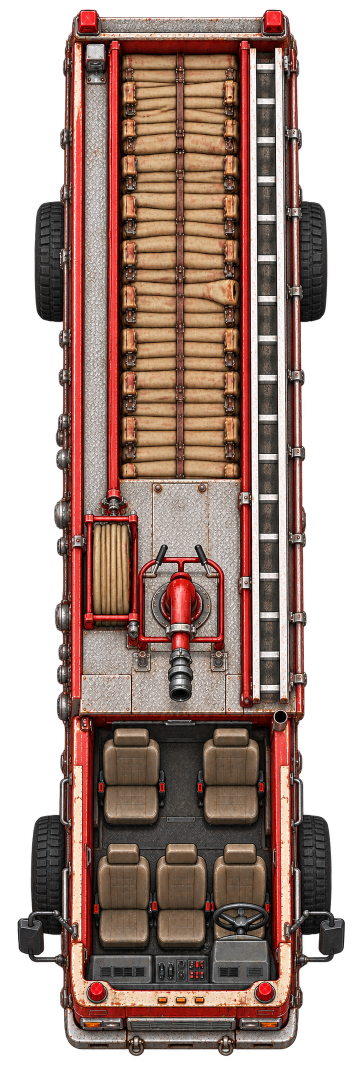
#> input picture dev/art/m4/woz-strazacki/roof-off-v2.png, 724 x 2172 px (shown at 1/2 size)
$ python compose-v1.py
#> lines starting #> are read from the running program, lines starting #| are printed output that depends on the picture
### dev/art/m4/woz-strazacki/frame.py
"""Fit generated alpha into the catalog frame and restore the planned body width.

Only cropping and resampling; no painting or alpha extraction. Both variants
share this transform. The edited roof is registered to the calibrated cutaway.
"""
from pathlib import Path
from PIL import Image

HERE = Path(__file__).resolve().parent
SIZE = (600,1650)
DEST = (10,55,590,1595)
Y_MAP = [(55,55),(690,750),(915,975),(1595,1595)]

def bounds(image):
    return image.getchannel("A").point(lambda v:255 if v > 8 else 0).getbbox()

def fit(source, target):
#> called with target = (10, 55, 590, 1595)
    image = Image.open(source).convert("RGBA")
#> image is the input picture: PIL image 724x2172 RGBA; mean R, G, B, A 88.1, 64.8, 56.5, 168.6
    crop = bounds(image)
#> crop = (35, 18, 690, 2113)
    fitted = image.crop(crop).resize((target[2]-target[0],target[3]-target[1]),Image.Resampling.LANCZOS)
    result = Image.new("RGBA",SIZE)
#> result: PIL image 600x1650 RGBA; every value is 0
    result.paste(fitted,target[:2])
    print({"source":source.name,"crop":crop,"target":target})
#| {'source': 'roof-off-v2.png', 'crop': (35, 18, 690, 2113), 'target': (10, 55, 590, 1595)}
    return result

def frame(source):
    fitted = fit(source,DEST)
    result = fitted.copy()
    for (a,x),(b,y) in zip(Y_MAP,Y_MAP[1:]):
        band = fitted.crop((0,a,SIZE[0],b)).resize((SIZE[0],y-x),Image.Resampling.LANCZOS)
        result.paste(band,(0,x))
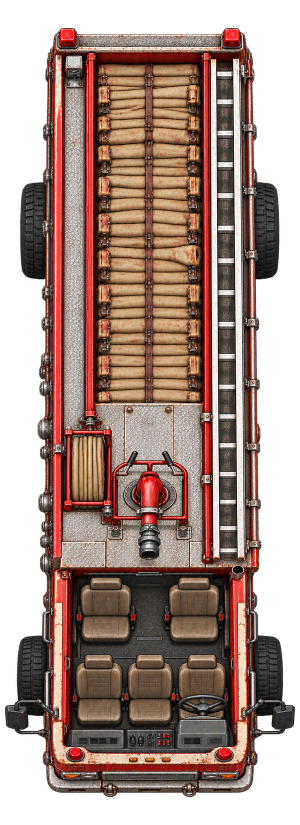
#> result: PIL image 600x1650 RGBA (shown at 1/2 size); mean R, G, B, A 91, 66.9, 58.1, 174.1; transparent parts drawn white
    return result

def register_edit(source, reference):
    return fit(source,bounds(reference))
#> call 2 of fit, with target = (10, 55, 590, 1595)
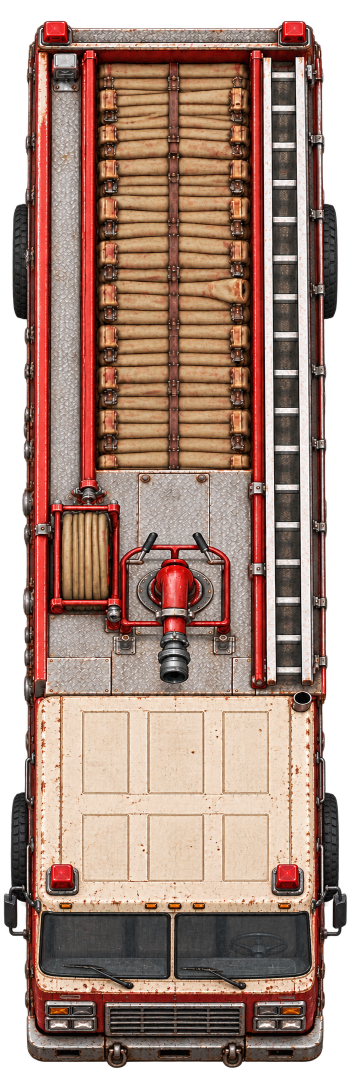
#> input picture dev/art/m4/woz-strazacki/roof-on-v1.png, 724 x 2172 px (shown at 1/2 size)
#> in fit, image is the input picture: PIL image 724x2172 RGBA; mean R, G, B, A 123.2, 95, 83.1, 202.8
#> in fit (call 2), `crop = bounds(image)`: crop = (7, 41, 694, 2138)
#| {'source': 'roof-on-v1.png', 'crop': (7, 41, 694, 2138), 'target': (10, 55, 590, 1595)}
#> call 3 of fit, with target = (10, 55, 590, 1595)
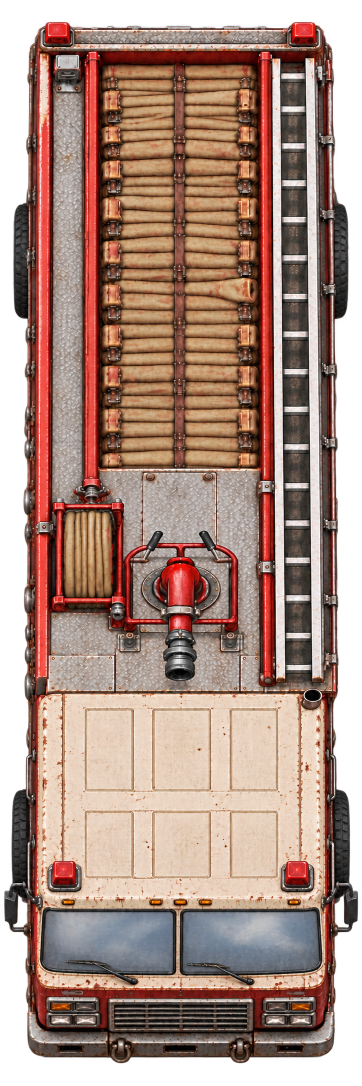
#> input picture dev/art/m4/woz-strazacki/roof-on-glass-v2.png, 724 x 2172 px (shown at 1/2 size)
#> in fit, image is the input picture: PIL image 724x2172 RGBA; mean R, G, B, A 128.9, 100, 88.1, 208.9
#> in fit (call 3), `crop = bounds(image)`: crop = (8, 43, 717, 2127)
#> in fit (call 3), `fitted = image.crop(crop).resize((target[2]-target[0],target[3]-target..`:
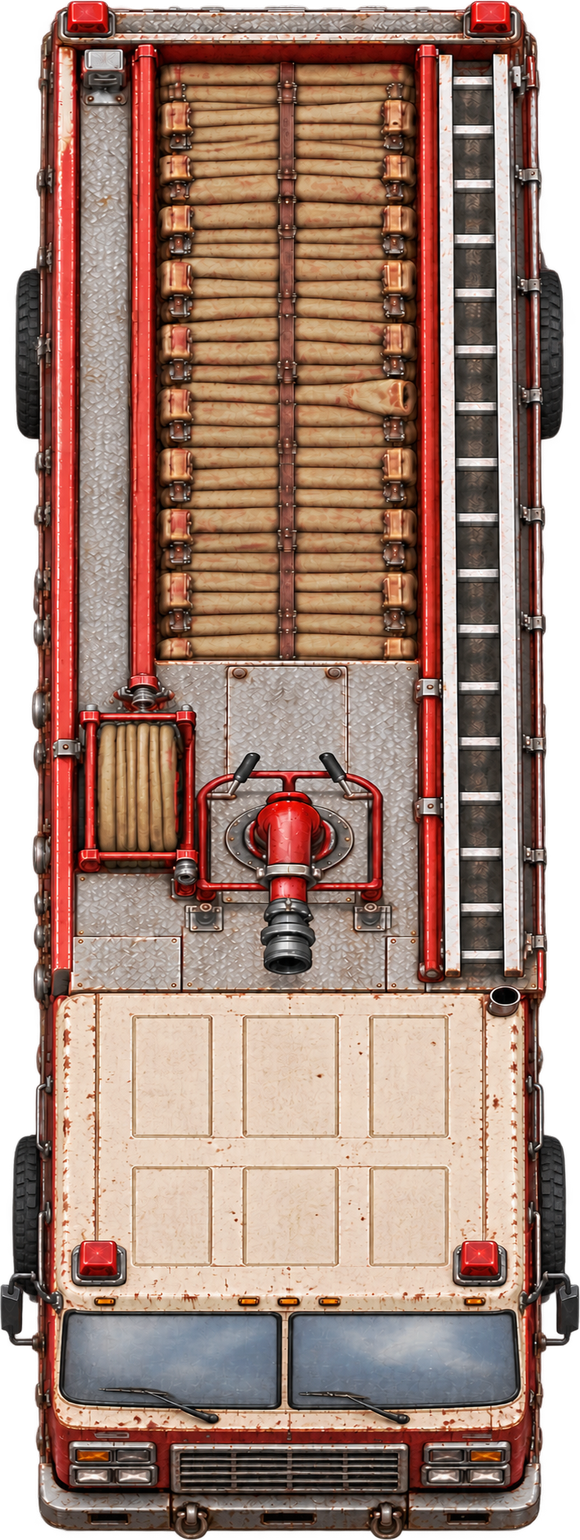
#> fitted: PIL image 580x1540 RGBA; mean R, G, B, A 136.6, 106, 93.5, 222.3; transparent parts drawn white
#| {'source': 'roof-on-glass-v2.png', 'crop': (8, 43, 717, 2127), 'target': (10, 55, 590, 1595)}

# [2 lines that do not run on import are left out]

### dev/art/m4/woz-strazacki/compose-v1.py
"""Composite only the cab roof over a canonical cutaway; share all other pixels."""
import sys
from PIL import Image, ImageDraw

sys.dont_write_bytecode = True
from frame import HERE, frame, register_edit

CAB = (60,1207,544,1684)
FEATHER = 6

def compose():
    opened = frame(HERE / "roof-off-v2.png")
    roof = register_edit(HERE / "roof-on-v1.png",opened)
    glass = register_edit(HERE / "roof-on-glass-v2.png",opened)
    # Keep the original roof; use the revised opaque glass only in its panes.
    roof.paste(glass.crop((65,1500,535,1615)),(65,1500))
    # Register the generated cab to the canonical cutaway's rear wall and nose.
    # This also excludes the generated front elevation from the roof overlay.
    cab = roof.crop((60,1148,544,1638)).resize((484,477),Image.Resampling.LANCZOS)
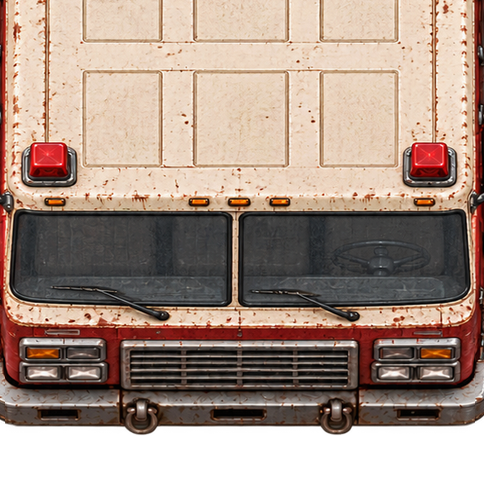
#> cab: PIL image 484x477 RGBA; mean R, G, B, A 138.6, 117.2, 104.9, 226.2; transparent parts drawn white
    roof.paste(cab,(60,1207))
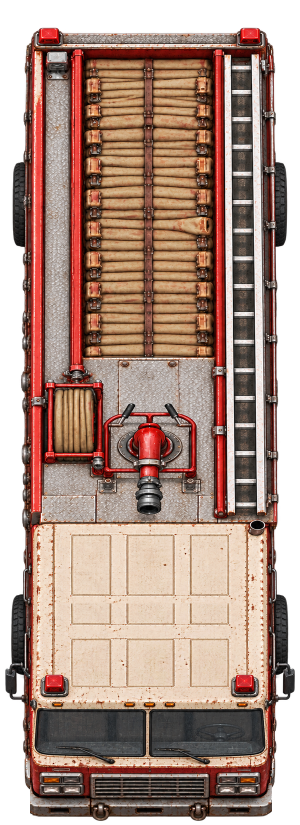
#> roof: PIL image 600x1650 RGBA (shown at 1/2 size); mean R, G, B, A 126.6, 98.2, 86, 205.8; transparent parts drawn white
    mask = Image.new("L",opened.size)
#> mask: PIL image 600x1650 L; every value is 0
    draw = ImageDraw.Draw(mask)
    x0,y0,x1,y1 = CAB
    for inset in range(FEATHER+1):
        draw.rounded_rectangle((x0+inset,y0+inset,x1-inset-1,y1-inset-1),
                               radius=max(1,15-inset),fill=round(255*inset/FEATHER))
    # The exhaust stack beside the cab belongs to the common exterior.
    draw.rectangle((503,1185,542,1280),fill=0)
    closed = Image.composite(roof,opened,mask)
    closed.putalpha(opened.getchannel("A"))
    return opened,closed,mask

if __name__ == "__main__":
    opened,closed,mask = compose()
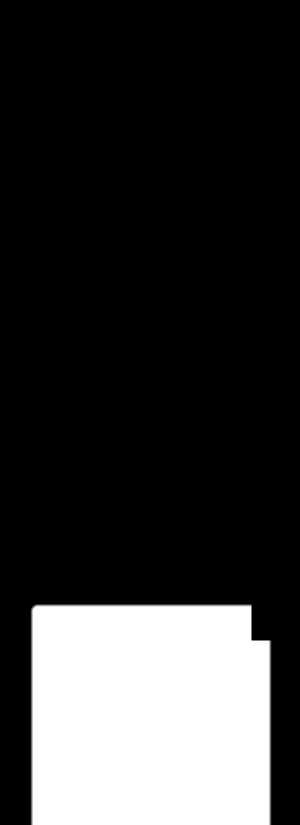
#> mask: PIL image 600x1650 L (shown at 1/2 size); min 0, max 255, mean 53.3
    opened.save(HERE / "roof-off-native.png")
    closed.save(HERE / "roof-on-native.png")
    mask.save(HERE / "roof-mask.png")
    opened.save(HERE.parent / "in/wnetrza/woz-strazacki.png")
    closed.save(HERE.parent / "in/pojazdy/woz-strazacki.png")
